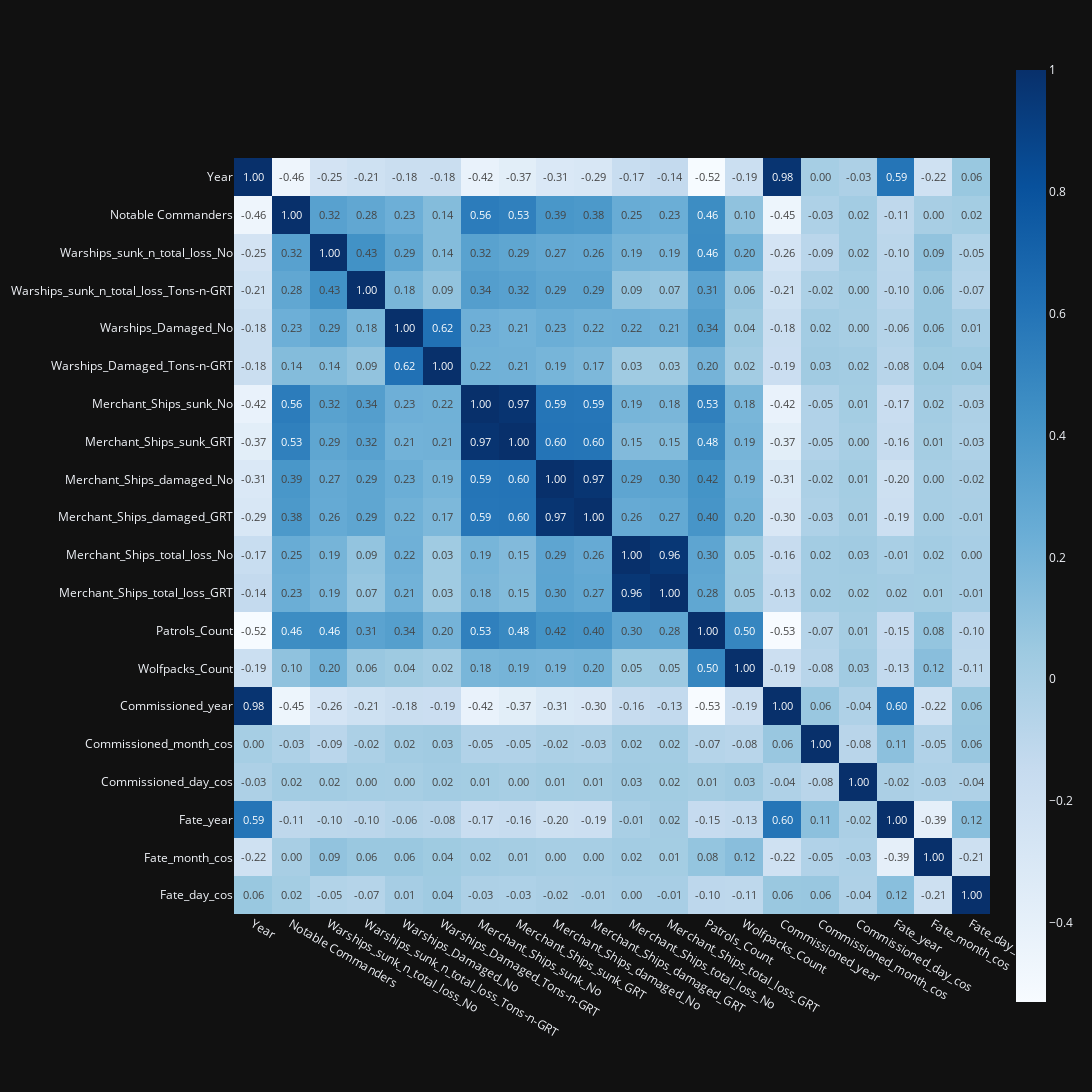

The notebook cell saved with this chart:
### Code cell
# corelation matrix
correlation_matrix = df_encoded_no_cat.corr()

fig = px.imshow(
    correlation_matrix,
    text_auto=".2f",
    color_continuous_scale="blues",
    aspect="equal",        
    width=1600,            
    height=1600            
)

# Optional: Improve layout aesthetics
fig.update_xaxes(side="bottom")  # Moves x-axis to the bottom

# Display the figure
fig.show()

### Figure 1 — Plotly figure (JSON) as saved in the notebook; plotly's stock layout.template omitted (floating-point values rounded to 4 significant figures; data arrays with more than 128 entries replaced by an {"elided": "..."} marker saying what was removed)
{"data": [{"coloraxis": "coloraxis", "name": "0", "texttemplate": "%{z:.2f}", "x": ["Year", "Notable Commanders", "Warships_sunk_n_total_loss_No", "Warships_sunk_n_total_loss_Tons-n-GRT", "Warships_Damaged_No", "Warships_Damaged_Tons-n-GRT", "Merchant_Ships_sunk_No", "Merchant_Ships_sunk_GRT", "Merchant_Ships_damaged_No", "Merchant_Ships_damaged_GRT", "Merchant_Ships_total_loss_No", "Merchant_Ships_total_loss_GRT", "Patrols_Count", "Wolfpacks_Count", "Commissioned_year", "Commissioned_month_cos", "Commissioned_day_cos", "Fate_year", "Fate_month_cos", "Fate_day_cos"], "y": ["Year", "Notable Commanders", "Warships_sunk_n_total_loss_No", "Warships_sunk_n_total_loss_Tons-n-GRT", "Warships_Damaged_No", "Warships_Damaged_Tons-n-GRT", "Merchant_Ships_sunk_No", "Merchant_Ships_sunk_GRT", "Merchant_Ships_damaged_No", "Merchant_Ships_damaged_GRT", "Merchant_Ships_total_loss_No", "Merchant_Ships_total_loss_GRT", "Patrols_Count", "Wolfpacks_Count", "Commissioned_year", "Commissioned_month_cos", "Commissioned_day_cos", "Fate_year", "Fate_month_cos", "Fate_day_cos"], "z": {"elided": "20x20 float values"}, "type": "heatmap", "xaxis": "x", "yaxis": "y", "hovertemplate": "x: %{x}<br>y: %{y}<br>color: %{z}<extra></extra>"}], "layout": {"xaxis": {"anchor": "y", "domain": [0.0, 1.0], "scaleanchor": "y", "constrain": "domain", "side": "bottom"}, "yaxis": {"anchor": "x", "domain": [0.0, 1.0], "autorange": "reversed", "constrain": "domain"}, "coloraxis": {"colorscale": [[0.0, "rgb(247,251,255)"], [0.125, "rgb(222,235,247)"], [0.25, "rgb(198,219,239)"], [0.375, "rgb(158,202,225)"], [0.5, "rgb(107,174,214)"], [0.625, "rgb(66,146,198)"], [0.75, "rgb(33,113,181)"], [0.875, "rgb(8,81,156)"], [1.0, "rgb(8,48,107)"]]}, "margin": {"t": 60}, "height": 1600, "width": 1600}}
